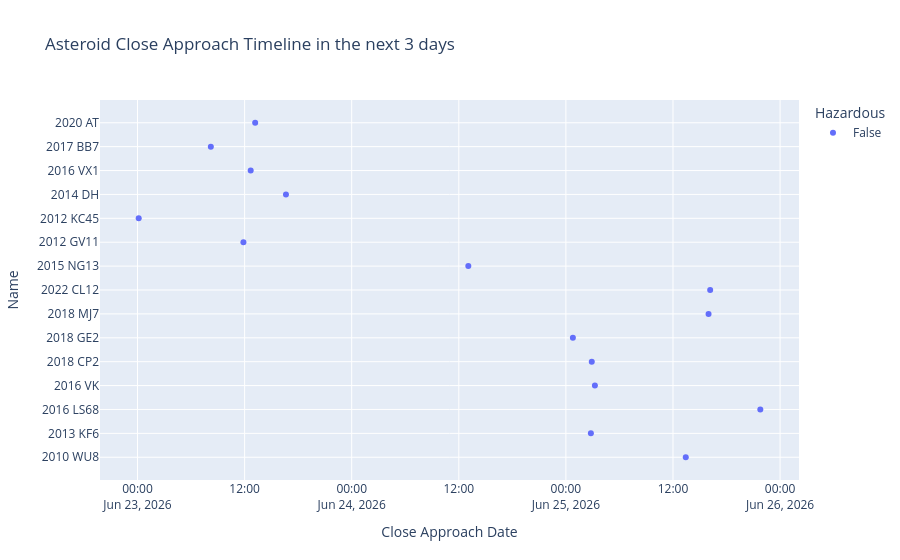

Notebook code cell kept with this figure:
### Markdown cell above
### Asteroid Close Approach Timeline (3 Day Forecast)
This scatter plot visualizes the close approach timeline of asteroids over the next three days. The color of each point indicates whether the asteroid is classified as hazardous or non-hazardous.

### Code cell
today = dt.datetime.now().date()
end_date = today + dt.timedelta(days=2)

asteroid_data['Close Approach Date'] = pd.to_datetime(
    asteroid_data['Close Approach Date']
)

upcoming = asteroid_data[
    (asteroid_data['Close Approach Date'].dt.date >= today) &
    (asteroid_data['Close Approach Date'].dt.date <= end_date)
]

fig = px.scatter(
    upcoming,
    x='Close Approach Date',
    y='Name',
    color='Hazardous',
    hover_data=['Max Diameter (feet)', 'Miss Distance (miles)'],
    title='Asteroid Close Approach Timeline in the next 3 days'
)

fig.show()

### Figure 1 — Plotly figure (JSON) as saved in the notebook; plotly's stock layout.template omitted (floating-point values rounded to 4 significant figures)
{"data": [{"customdata": [[281.9, 20110000.0], [1072.0, 40280000.0], [708.0, 45930000.0], [616.6, 14080000.0], [269.2, 13390000.0], [76.21, 27470000.0], [455.0, 12810000.0], [483.1, 45110000.0], [204.2, 39609650], [738.0, 34510000.0], [25.71, 33340000.0], [93.33, 15490000.0], [195, 38560000.0], [46.78, 25020000.0], [177.8, 14570000.0]], "hovertemplate": "Hazardous=False<br>Close Approach Date=%{x}<br>Name=%{y}<br>Max Diameter (feet)=%{customdata[0]}<br>Miss Distance (miles)=%{customdata[1]}<extra></extra>", "legendgroup": "False", "marker": {"color": "#636efa", "symbol": "circle"}, "mode": "markers", "name": "False", "orientation": "v", "showlegend": true, "type": "scatter", "x": ["2026-06-25T13:26:00", "2026-06-25T02:48:00", "2026-06-25T21:47:00", "2026-06-25T03:15:00", "2026-06-25T02:54:00", "2026-06-25T00:47:00", "2026-06-25T15:59:00", "2026-06-25T16:10:00", "2026-06-24T13:04:00", "2026-06-23T11:52:00", "2026-06-23T00:08:00", "2026-06-23T16:38:00", "2026-06-23T12:41:00", "2026-06-23T08:13:00", "2026-06-23T13:11:00"], "xaxis": "x", "y": ["2010 WU8", "2013 KF6", "2016 LS68", "2016 VK", "2018 CP2", "2018 GE2", "2018 MJ7", "2022 CL12", "2015 NG13", "2012 GV11", "2012 KC45", "2014 DH", "2016 VX1", "2017 BB7", "2020 AT"], "yaxis": "y"}], "layout": {"autosize": true, "legend": {"title": {"text": "Hazardous"}, "tracegroupgap": 0}, "title": {"text": "Asteroid Close Approach Timeline in the next 3 days"}, "xaxis": {"anchor": "y", "autorange": true, "domain": [0, 1], "range": ["2026-06-22 20:00:52.6797", "2026-06-26 01:54:07.3203"], "title": {"text": "Close Approach Date"}, "type": "date"}, "yaxis": {"anchor": "x", "autorange": true, "domain": [0, 1], "range": [-1.155, 15.16], "title": {"text": "Name"}, "type": "category"}}}
